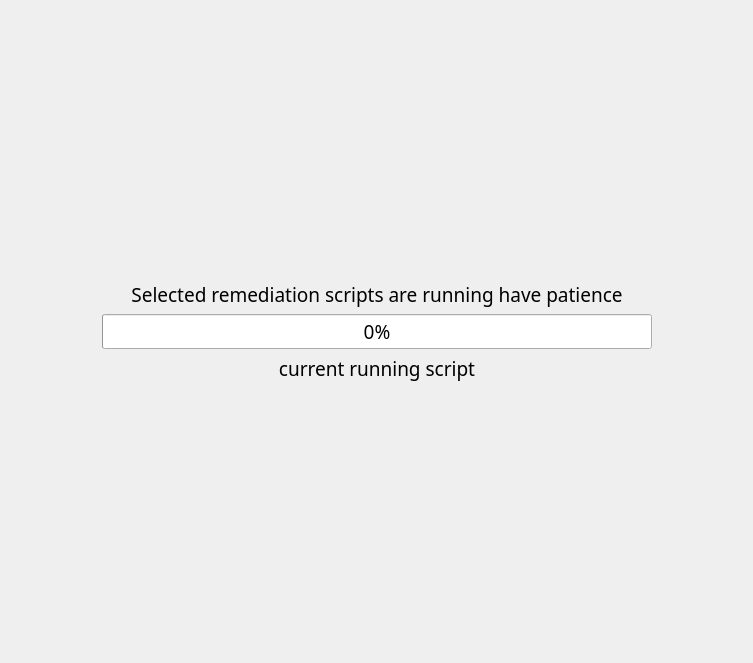
<?xml version="1.0" encoding="UTF-8"?>
<ui version="4.0">
 <class>Form</class>
 <widget class="QWidget" name="Form">
  <property name="geometry">
   <rect>
    <x>0</x>
    <y>0</y>
    <width>753</width>
    <height>663</height>
   </rect>
  </property>
  <property name="windowTitle">
   <string>Form</string>
  </property>
  <layout class="QVBoxLayout" name="verticalLayout">
   <item>
    <spacer name="verticalSpacer">
     <property name="orientation">
      <enum>Qt::Orientation::Vertical</enum>
     </property>
     <property name="sizeHint" stdset="0">
      <size>
       <width>20</width>
       <height>283</height>
      </size>
     </property>
    </spacer>
   </item>
   <item>
    <layout class="QHBoxLayout" name="horizontalLayout">
     <item>
      <spacer name="horizontalSpacer">
       <property name="orientation">
        <enum>Qt::Orientation::Horizontal</enum>
       </property>
       <property name="sizeHint" stdset="0">
        <size>
         <width>40</width>
         <height>20</height>
        </size>
       </property>
      </spacer>
     </item>
     <item>
      <widget class="QLabel" name="info_lbl">
       <property name="minimumSize">
        <size>
         <width>400</width>
         <height>0</height>
        </size>
       </property>
       <property name="font">
        <font>
         <family>DM Mono Medium</family>
         <pointsize>14</pointsize>
        </font>
       </property>
       <property name="text">
        <string>Selected remediation scripts are running have patience</string>
       </property>
       <property name="alignment">
        <set>Qt::AlignmentFlag::AlignCenter</set>
       </property>
      </widget>
     </item>
     <item>
      <spacer name="horizontalSpacer_2">
       <property name="orientation">
        <enum>Qt::Orientation::Horizontal</enum>
       </property>
       <property name="sizeHint" stdset="0">
        <size>
         <width>40</width>
         <height>20</height>
        </size>
       </property>
      </spacer>
     </item>
    </layout>
   </item>
   <item>
    <layout class="QHBoxLayout" name="horizontalLayout_2">
     <item>
      <spacer name="horizontalSpacer_3">
       <property name="orientation">
        <enum>Qt::Orientation::Horizontal</enum>
       </property>
       <property name="sizeHint" stdset="0">
        <size>
         <width>40</width>
         <height>20</height>
        </size>
       </property>
      </spacer>
     </item>
     <item>
      <widget class="QProgressBar" name="script_progess_bar">
       <property name="minimumSize">
        <size>
         <width>550</width>
         <height>0</height>
        </size>
       </property>
       <property name="font">
        <font>
         <family>DM Mono Medium</family>
         <pointsize>14</pointsize>
        </font>
       </property>
       <property name="value">
        <number>0</number>
       </property>
       <property name="alignment">
        <set>Qt::AlignmentFlag::AlignCenter</set>
       </property>
       <property name="textVisible">
        <bool>true</bool>
       </property>
       <property name="orientation">
        <enum>Qt::Orientation::Horizontal</enum>
       </property>
       <property name="invertedAppearance">
        <bool>false</bool>
       </property>
      </widget>
     </item>
     <item>
      <spacer name="horizontalSpacer_4">
       <property name="orientation">
        <enum>Qt::Orientation::Horizontal</enum>
       </property>
       <property name="sizeHint" stdset="0">
        <size>
         <width>40</width>
         <height>20</height>
        </size>
       </property>
      </spacer>
     </item>
    </layout>
   </item>
   <item>
    <layout class="QHBoxLayout" name="horizontalLayout_3">
     <item>
      <spacer name="horizontalSpacer_5">
       <property name="orientation">
        <enum>Qt::Orientation::Horizontal</enum>
       </property>
       <property name="sizeHint" stdset="0">
        <size>
         <width>40</width>
         <height>20</height>
        </size>
       </property>
      </spacer>
     </item>
     <item>
      <widget class="QLabel" name="current_script_lbl">
       <property name="minimumSize">
        <size>
         <width>400</width>
         <height>0</height>
        </size>
       </property>
       <property name="font">
        <font>
         <family>DM Mono Medium</family>
         <pointsize>14</pointsize>
        </font>
       </property>
       <property name="text">
        <string>current running script</string>
       </property>
       <property name="alignment">
        <set>Qt::AlignmentFlag::AlignCenter</set>
       </property>
      </widget>
     </item>
     <item>
      <spacer name="horizontalSpacer_6">
       <property name="orientation">
        <enum>Qt::Orientation::Horizontal</enum>
       </property>
       <property name="sizeHint" stdset="0">
        <size>
         <width>40</width>
         <height>20</height>
        </size>
       </property>
      </spacer>
     </item>
    </layout>
   </item>
   <item>
    <spacer name="verticalSpacer_3">
     <property name="orientation">
      <enum>Qt::Orientation::Vertical</enum>
     </property>
     <property name="sizeHint" stdset="0">
      <size>
       <width>20</width>
       <height>282</height>
      </size>
     </property>
    </spacer>
   </item>
  </layout>
 </widget>
 <resources/>
 <connections/>
</ui>
